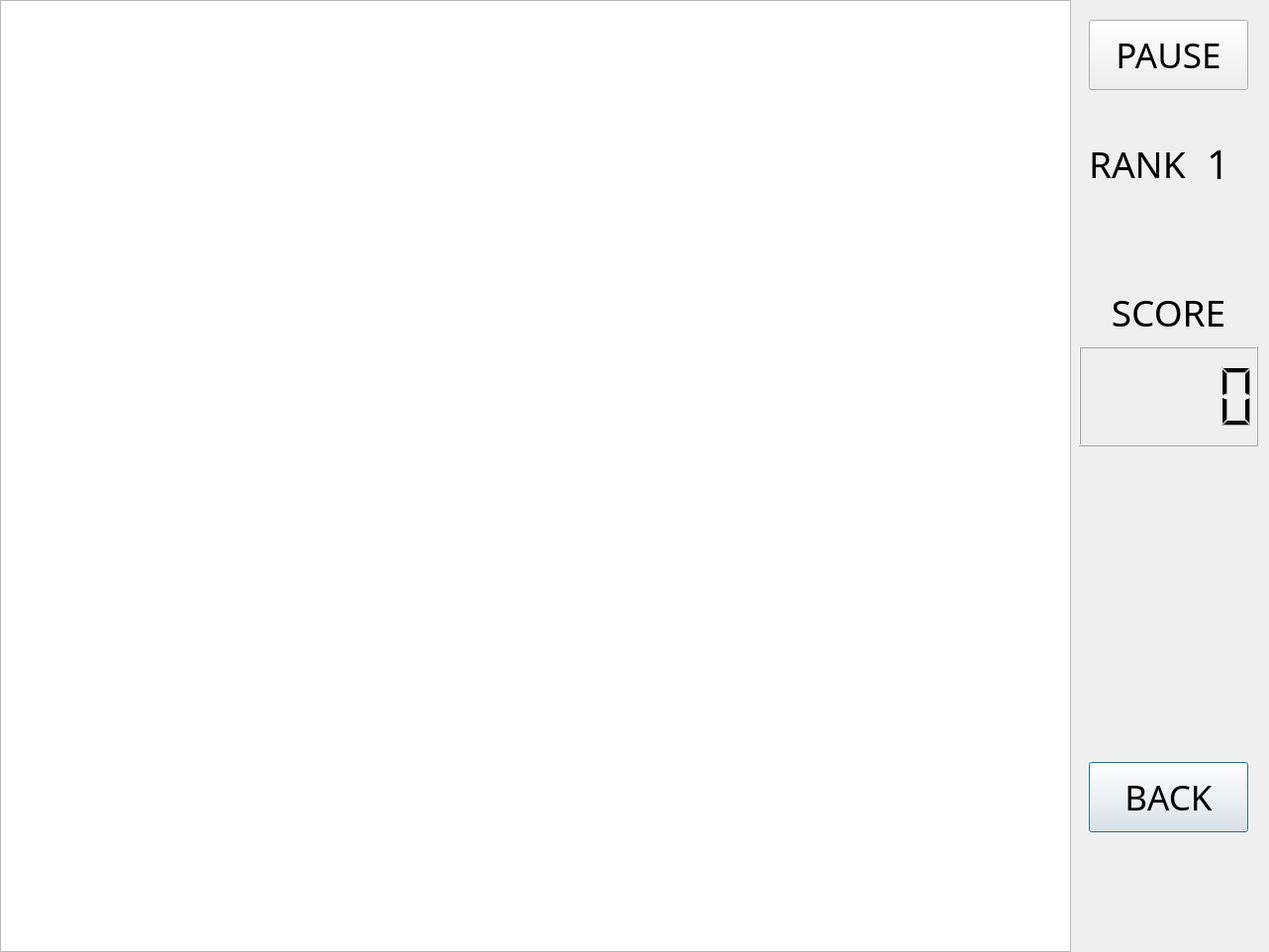
<?xml version="1.0" encoding="UTF-8"?>
<ui version="4.0">
 <class>GamePad</class>
 <widget class="QDialog" name="GamePad">
  <property name="geometry">
   <rect>
    <x>0</x>
    <y>0</y>
    <width>1282</width>
    <height>962</height>
   </rect>
  </property>
  <property name="windowTitle">
   <string>Dialog</string>
  </property>
  <widget class="QGraphicsView" name="view">
   <property name="geometry">
    <rect>
     <x>0</x>
     <y>0</y>
     <width>1082</width>
     <height>962</height>
    </rect>
   </property>
  </widget>
  <widget class="QLCDNumber" name="score">
   <property name="geometry">
    <rect>
     <x>1090</x>
     <y>350</y>
     <width>181</width>
     <height>101</height>
    </rect>
   </property>
  </widget>
  <widget class="QLabel" name="labelS">
   <property name="geometry">
    <rect>
     <x>1080</x>
     <y>280</y>
     <width>201</width>
     <height>71</height>
    </rect>
   </property>
   <property name="font">
    <font>
     <family>Agency FB</family>
     <pointsize>28</pointsize>
    </font>
   </property>
   <property name="cursor">
    <cursorShape>SizeHorCursor</cursorShape>
   </property>
   <property name="layoutDirection">
    <enum>Qt::LeftToRight</enum>
   </property>
   <property name="midLineWidth">
    <number>1</number>
   </property>
   <property name="text">
    <string>SCORE</string>
   </property>
   <property name="alignment">
    <set>Qt::AlignCenter</set>
   </property>
  </widget>
  <widget class="QLabel" name="labelR">
   <property name="geometry">
    <rect>
     <x>1100</x>
     <y>130</y>
     <width>101</width>
     <height>71</height>
    </rect>
   </property>
   <property name="font">
    <font>
     <family>Agency FB</family>
     <pointsize>28</pointsize>
    </font>
   </property>
   <property name="cursor">
    <cursorShape>SizeHorCursor</cursorShape>
   </property>
   <property name="layoutDirection">
    <enum>Qt::LeftToRight</enum>
   </property>
   <property name="midLineWidth">
    <number>1</number>
   </property>
   <property name="text">
    <string>RANK</string>
   </property>
   <property name="alignment">
    <set>Qt::AlignLeading|Qt::AlignLeft|Qt::AlignVCenter</set>
   </property>
  </widget>
  <widget class="QLabel" name="rank">
   <property name="geometry">
    <rect>
     <x>1190</x>
     <y>130</y>
     <width>81</width>
     <height>71</height>
    </rect>
   </property>
   <property name="font">
    <font>
     <family>Lucida Sans</family>
     <pointsize>30</pointsize>
    </font>
   </property>
   <property name="cursor">
    <cursorShape>SizeHorCursor</cursorShape>
   </property>
   <property name="layoutDirection">
    <enum>Qt::LeftToRight</enum>
   </property>
   <property name="midLineWidth">
    <number>1</number>
   </property>
   <property name="text">
    <string>1</string>
   </property>
   <property name="alignment">
    <set>Qt::AlignCenter</set>
   </property>
  </widget>
  <widget class="QPushButton" name="pushButton">
   <property name="geometry">
    <rect>
     <x>1100</x>
     <y>770</y>
     <width>161</width>
     <height>71</height>
    </rect>
   </property>
   <property name="font">
    <font>
     <family>Agency FB</family>
     <pointsize>26</pointsize>
    </font>
   </property>
   <property name="text">
    <string>BACK</string>
   </property>
  </widget>
  <widget class="QPushButton" name="pause">
   <property name="geometry">
    <rect>
     <x>1100</x>
     <y>20</y>
     <width>161</width>
     <height>71</height>
    </rect>
   </property>
   <property name="font">
    <font>
     <family>Agency FB</family>
     <pointsize>26</pointsize>
    </font>
   </property>
   <property name="text">
    <string>PAUSE</string>
   </property>
  </widget>
 </widget>
 <resources/>
 <connections/>
</ui>
